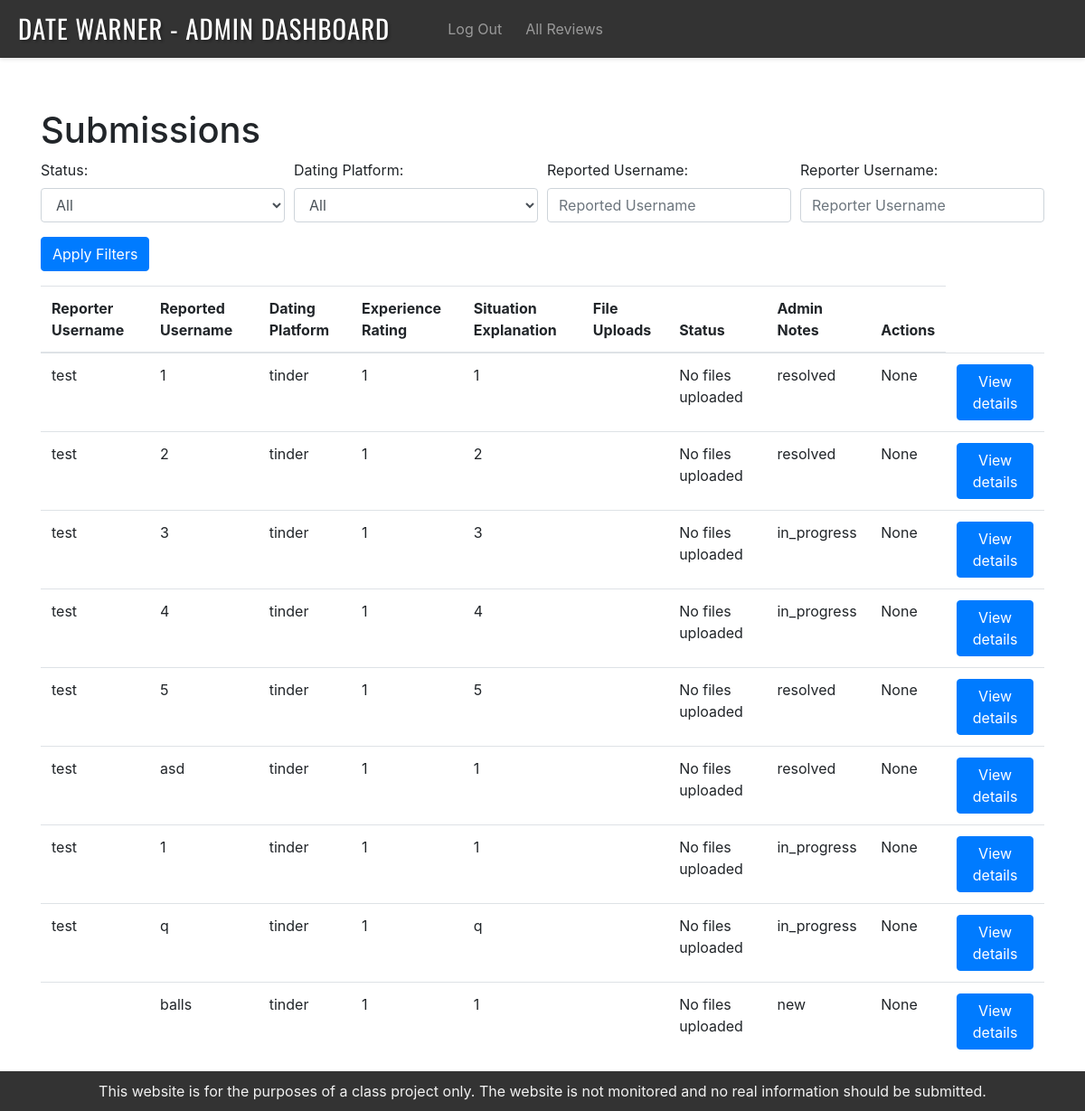
Page /admin_page/ (signed in) on the committed database.
### myASD/models.py (models this page shows, shortened)
class Submission(models.Model):
    STATUS_CHOICES = [
        ('new', 'New'),
        ('in_progress', 'In Progress'),
        ('resolved', 'Resolved'),
    ]
    PLATFORM_CHOICES = [
        ('bumble', 'Bumble'),
        ('hinge', 'Hinge'),
        ('tinder', 'Tinder'),
        ('other', 'Other'),
    ]
    reporter_username = models.CharField(max_length=255, editable=False)
    dating_platform = models.CharField(max_length=50, choices=PLATFORM_CHOICES)
    other_dating_platform = models.CharField(max_length=255, blank=True, null=True)
    reported_username = models.CharField(max_length=255)
    experience_rating = models.IntegerField()
    situation_explanation = models.TextField()
    uploaded_file_urls = models.TextField(blank=True, null=True)
    status = models.CharField(max_length=20, choices=STATUS_CHOICES, default='new')
    admin_notes = models.TextField(blank=True, null=True)
    def get_uploaded_file_paths(self):
        print("Uploaded file keys in model from view: ", self.uploaded_file_urls)
        try:
            file_keys = json.loads(self.uploaded_file_urls) if self.uploaded_file_urls else []
        except json.JSONDecodeError as e:
            print("Error decoding JSON:", e)
            return []
        print("File keys to process:", file_keys)
        return file_keys
    class Meta:
        permissions = [
            ("can_access_admin_page", "Can access admin page"),
        ]

### myASD/views.py (the view)
# urls.py: path('admin_page/', AdminPageView.as_view(), name='admin_page'),
class AdminPageView(UserPassesTestMixin, ListView):
    model = Submission
    template_name = 'admin_page.html'
    context_object_name = 'submissions'
    permission_required = 'myASD.can_access_admin_page'
    def test_func(self):
        return self.request.user.has_perm('myASD.can_access_admin_page')
    def get_queryset(self):
        queryset = super().get_queryset()
        reporter_username = self.request.GET.get('reporter_username')
        reported_username = self.request.GET.get('reported_username')
        dating_platform = self.request.GET.get('dating_platform')
        status = self.request.GET.get('status')
        if reporter_username:
            queryset = queryset.filter(reporter_username__icontains=reporter_username)
        if reported_username:
            queryset = queryset.filter(reported_username__icontains=reported_username)
        if dating_platform:
            queryset = queryset.filter(dating_platform=dating_platform)
        if status:
            queryset = queryset.filter(status=status)
        return queryset

### myASD/templates/admin_page.html (shortened to what this page needs)
<!DOCTYPE html>
<html lang="en">
<head>
    <link rel="stylesheet" href="https://stackpath.bootstrapcdn.com/bootstrap/4.5.2/css/bootstrap.min.css">
</head>
{% load custom_filters %}
<body>
<nav class="navbar navbar-expand-lg navbar-dark">
        <a class="navbar-brand" href="{% url 'home' %}">Date Warner - Admin Dashboard</a>
        <div class="collapse navbar-collapse" id="navbarSupportedContent">
            <ul class="navbar-nav mr-auto">
                <li class="nav-item">
                    <a class="nav-link" href="{% url 'logout' %}">Log Out</a>
                </li>
                <li class="nav-item">
                        <a class="nav-link" href="{% url 'admin_page' %}">All Reviews</a>
                </li>
            </ul>
        </div>
    </nav>
<div class="container mt-5">
    <h1>Submissions</h1>
    <form id="filterForm" action="" method="get">
        <div class="form-row">
            <div class="form-group col-md-3">
                <label for="status">Status:</label>
                <select id="status" name="status" class="form-control">
                    <option value="">All</option>
                </select>
            </div>
            <div class="form-group col-md-3">
                <label for="platform">Dating Platform:</label>
                <select id="dating_platform" name="dating_platform" class="form-control">
                    <option value="">All</option>
                </select>
            </div>
            <div class="form-group col-md-3">
                <label for="reported_username">Reported Username:</label>
                <input type="text" id="reported_username" name="reported_username" class="form-control" value="{{ request.GET.reported_username|default_if_none:'' }}" placeholder="Reported Username">
            </div>
            <div class="form-group col-md-3">
                <label for="reporter_username">Reporter Username:</label>
                <input type="text" id="reporter_username" name="reporter_username" class="form-control" value="{{ request.GET.reporter_username|default_if_none:'' }}" placeholder="Reporter Username">
            </div>
        </div>
        <button type="submit" class="btn btn-primary">Apply Filters</button>
    </form>
    <table class="table mt-3">
        <thead>
            <tr>
                <th>Reporter Username</th>
                <th>Reported Username</th>
                <th>Dating Platform</th>
                <th>Experience Rating</th>
                <th>Situation Explanation</th>
                <th>File Uploads</th>
                <th>Status</th>
                <th>Admin Notes</th>
                <th>Actions</th>
            </tr>
        </thead>
        <tbody>
            {% for submission in submissions %}
            <tr>
                <td>{{ submission.reporter_username }}</td>
                <td>{{ submission.reported_username }}</td>
                <td>{{ submission.dating_platform }}</td>
                <td>{{ submission.experience_rating }}</td>
                <td>{{ submission.situation_explanation }}</td>
                <td>
                <td>
                    {% if submission.get_uploaded_file_paths %}
                    {{ submission.get_uploaded_file_paths|length }} files
                    {% else %}
                    No files uploaded
                    {% endif %}
                </td>
                <td>{{ submission.status }}</td>
                <td>{{ submission.admin_notes|truncatechars:50 }}</td>
                <td>
                    <form method="post" action="{% url 'admin_reviews_expanded' submission.id %}">
                        <button type="submit" class="btn btn-primary">View details</button>
                    </form>
                </td>
            </tr>
            {% endfor %}
        </tbody>
    </table>
</div>
<footer>
        This website is for the purposes of a class project only. The website is not monitored and no real information should be submitted.
    </footer>
</body>
</html>

### myASD/templates/admin_page.html (style rules this page uses)
.navbar { background-color: #333; position: fixed; top: 0; width: 100%; padding: 0; box-shadow: 0 2px 4px rgba(0,0,0,0.1); }
.navbar-brand { font-family: 'Oswald', sans-serif; color: #fff; padding: 10px 20px; font-size: 1.8rem; letter-spacing: 1px; text-transform: uppercase; text-shadow: 2px 2px 3px rgba(0, 0, 0, 0.3); }
.navbar-nav { padding: 10px 20px; }
.navbar-nav .nav-item { margin-right: 10px; }
.navbar-nav .nav-link { color: #fff; padding: 10px 15px; }
body { padding-top: 56px; padding-bottom: 40px; }
@media (min-width: 992px) { body { padding-top: 72px; } }
footer { background-color: #333; color: #f2f2f2; text-align: center; padding: 10px 0; position: fixed; bottom: 0; width: 100%; }

### rows in the picture
Submission: reporter_username "test", reported_username "1", dating_platform "tinder", experience_rating "1", situation_explanation "1", shows "No files uploaded", status "resolved", admin_notes "None"
Submission: reporter_username "test", reported_username "2", dating_platform "tinder", experience_rating "1", situation_explanation "2", shows "No files uploaded", status "resolved", admin_notes "None"
Submission: reporter_username "test", reported_username "3", dating_platform "tinder", experience_rating "1", situation_explanation "3", shows "No files uploaded", status "in_progress", admin_notes "None"
Submission: reporter_username "test", reported_username "4", dating_platform "tinder", experience_rating "1", situation_explanation "4", shows "No files uploaded", status "in_progress", admin_notes "None"
Submission: reporter_username "test", reported_username "5", dating_platform "tinder", experience_rating "1", situation_explanation "5", shows "No files uploaded", status "resolved", admin_notes "None"
Submission: reporter_username "test", reported_username "asd", dating_platform "tinder", experience_rating "1", situation_explanation "1", uploaded_file_urls "No files uploaded", status "resolved", admin_notes "None"
Submission: reporter_username "test", reported_username "1", dating_platform "tinder", experience_rating "1", situation_explanation "1", uploaded_file_urls "No files uploaded", status "in_progress", admin_notes "None"
Submission: reporter_username "test", reported_username "q", dating_platform "tinder", experience_rating "1", situation_explanation "q", uploaded_file_urls "No files uploaded", status "in_progress", admin_notes "None"
Submission: reported_username "balls", dating_platform "tinder", experience_rating "1", situation_explanation "1", uploaded_file_urls "No files uploaded", status "new", admin_notes "None"
